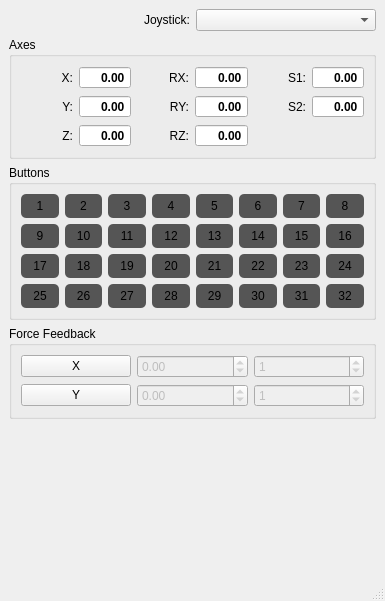
<?xml version="1.0" encoding="UTF-8"?>
<ui version="4.0">
 <class>MainWindow</class>
 <widget class="QMainWindow" name="MainWindow">
  <property name="geometry">
   <rect>
    <x>0</x>
    <y>0</y>
    <width>385</width>
    <height>601</height>
   </rect>
  </property>
  <property name="windowTitle">
   <string>SDL Haptic</string>
  </property>
  <widget class="QWidget" name="centralwidget">
   <layout class="QGridLayout" name="gridLayout_3">
    <item row="0" column="0">
     <widget class="QLabel" name="label">
      <property name="text">
       <string>Joystick:</string>
      </property>
      <property name="alignment">
       <set>Qt::AlignRight|Qt::AlignTrailing|Qt::AlignVCenter</set>
      </property>
     </widget>
    </item>
    <item row="0" column="1">
     <widget class="QComboBox" name="comboBoxJoysticks"/>
    </item>
    <item row="1" column="0" colspan="2">
     <widget class="QGroupBox" name="groupBox">
      <property name="title">
       <string>Axes</string>
      </property>
      <layout class="QGridLayout" name="gridLayout">
       <item row="0" column="0">
        <widget class="QLabel" name="label_2">
         <property name="text">
          <string>X:</string>
         </property>
         <property name="alignment">
          <set>Qt::AlignRight|Qt::AlignTrailing|Qt::AlignVCenter</set>
         </property>
        </widget>
       </item>
       <item row="0" column="1">
        <widget class="QDoubleSpinBox" name="spinBoxX">
         <property name="font">
          <font>
           <bold>true</bold>
          </font>
         </property>
         <property name="focusPolicy">
          <enum>Qt::NoFocus</enum>
         </property>
         <property name="alignment">
          <set>Qt::AlignRight|Qt::AlignTrailing|Qt::AlignVCenter</set>
         </property>
         <property name="readOnly">
          <bool>true</bool>
         </property>
         <property name="buttonSymbols">
          <enum>QAbstractSpinBox::NoButtons</enum>
         </property>
         <property name="minimum">
          <double>-1.000000000000000</double>
         </property>
         <property name="maximum">
          <double>1.000000000000000</double>
         </property>
        </widget>
       </item>
       <item row="0" column="2">
        <widget class="QLabel" name="label_5">
         <property name="text">
          <string>RX:</string>
         </property>
         <property name="alignment">
          <set>Qt::AlignRight|Qt::AlignTrailing|Qt::AlignVCenter</set>
         </property>
        </widget>
       </item>
       <item row="0" column="3">
        <widget class="QDoubleSpinBox" name="spinBoxRX">
         <property name="font">
          <font>
           <bold>true</bold>
          </font>
         </property>
         <property name="focusPolicy">
          <enum>Qt::NoFocus</enum>
         </property>
         <property name="alignment">
          <set>Qt::AlignRight|Qt::AlignTrailing|Qt::AlignVCenter</set>
         </property>
         <property name="readOnly">
          <bool>true</bool>
         </property>
         <property name="buttonSymbols">
          <enum>QAbstractSpinBox::NoButtons</enum>
         </property>
         <property name="minimum">
          <double>-1.000000000000000</double>
         </property>
         <property name="maximum">
          <double>1.000000000000000</double>
         </property>
        </widget>
       </item>
       <item row="0" column="4">
        <widget class="QLabel" name="label_8">
         <property name="text">
          <string>S1:</string>
         </property>
         <property name="alignment">
          <set>Qt::AlignRight|Qt::AlignTrailing|Qt::AlignVCenter</set>
         </property>
        </widget>
       </item>
       <item row="0" column="5">
        <widget class="QDoubleSpinBox" name="spinBoxSlider1">
         <property name="font">
          <font>
           <bold>true</bold>
          </font>
         </property>
         <property name="focusPolicy">
          <enum>Qt::NoFocus</enum>
         </property>
         <property name="alignment">
          <set>Qt::AlignRight|Qt::AlignTrailing|Qt::AlignVCenter</set>
         </property>
         <property name="readOnly">
          <bool>true</bool>
         </property>
         <property name="buttonSymbols">
          <enum>QAbstractSpinBox::NoButtons</enum>
         </property>
         <property name="minimum">
          <double>-1.000000000000000</double>
         </property>
         <property name="maximum">
          <double>1.000000000000000</double>
         </property>
        </widget>
       </item>
       <item row="1" column="0">
        <widget class="QLabel" name="label_3">
         <property name="text">
          <string>Y:</string>
         </property>
         <property name="alignment">
          <set>Qt::AlignRight|Qt::AlignTrailing|Qt::AlignVCenter</set>
         </property>
        </widget>
       </item>
       <item row="1" column="1">
        <widget class="QDoubleSpinBox" name="spinBoxY">
         <property name="font">
          <font>
           <bold>true</bold>
          </font>
         </property>
         <property name="focusPolicy">
          <enum>Qt::NoFocus</enum>
         </property>
         <property name="alignment">
          <set>Qt::AlignRight|Qt::AlignTrailing|Qt::AlignVCenter</set>
         </property>
         <property name="readOnly">
          <bool>true</bool>
         </property>
         <property name="buttonSymbols">
          <enum>QAbstractSpinBox::NoButtons</enum>
         </property>
         <property name="minimum">
          <double>-1.000000000000000</double>
         </property>
         <property name="maximum">
          <double>1.000000000000000</double>
         </property>
        </widget>
       </item>
       <item row="1" column="2">
        <widget class="QLabel" name="label_7">
         <property name="text">
          <string>RY:</string>
         </property>
         <property name="alignment">
          <set>Qt::AlignRight|Qt::AlignTrailing|Qt::AlignVCenter</set>
         </property>
        </widget>
       </item>
       <item row="1" column="3">
        <widget class="QDoubleSpinBox" name="spinBoxRY">
         <property name="font">
          <font>
           <bold>true</bold>
          </font>
         </property>
         <property name="focusPolicy">
          <enum>Qt::NoFocus</enum>
         </property>
         <property name="alignment">
          <set>Qt::AlignRight|Qt::AlignTrailing|Qt::AlignVCenter</set>
         </property>
         <property name="readOnly">
          <bool>true</bool>
         </property>
         <property name="buttonSymbols">
          <enum>QAbstractSpinBox::NoButtons</enum>
         </property>
         <property name="minimum">
          <double>-1.000000000000000</double>
         </property>
         <property name="maximum">
          <double>1.000000000000000</double>
         </property>
        </widget>
       </item>
       <item row="1" column="4">
        <widget class="QLabel" name="label_9">
         <property name="text">
          <string>S2:</string>
         </property>
         <property name="alignment">
          <set>Qt::AlignRight|Qt::AlignTrailing|Qt::AlignVCenter</set>
         </property>
        </widget>
       </item>
       <item row="1" column="5">
        <widget class="QDoubleSpinBox" name="spinBoxSlider2">
         <property name="font">
          <font>
           <bold>true</bold>
          </font>
         </property>
         <property name="focusPolicy">
          <enum>Qt::NoFocus</enum>
         </property>
         <property name="alignment">
          <set>Qt::AlignRight|Qt::AlignTrailing|Qt::AlignVCenter</set>
         </property>
         <property name="readOnly">
          <bool>true</bool>
         </property>
         <property name="buttonSymbols">
          <enum>QAbstractSpinBox::NoButtons</enum>
         </property>
         <property name="minimum">
          <double>-1.000000000000000</double>
         </property>
         <property name="maximum">
          <double>1.000000000000000</double>
         </property>
        </widget>
       </item>
       <item row="2" column="0">
        <widget class="QLabel" name="label_4">
         <property name="text">
          <string>Z:</string>
         </property>
         <property name="alignment">
          <set>Qt::AlignRight|Qt::AlignTrailing|Qt::AlignVCenter</set>
         </property>
        </widget>
       </item>
       <item row="2" column="1">
        <widget class="QDoubleSpinBox" name="spinBoxZ">
         <property name="font">
          <font>
           <bold>true</bold>
          </font>
         </property>
         <property name="focusPolicy">
          <enum>Qt::NoFocus</enum>
         </property>
         <property name="alignment">
          <set>Qt::AlignRight|Qt::AlignTrailing|Qt::AlignVCenter</set>
         </property>
         <property name="readOnly">
          <bool>true</bool>
         </property>
         <property name="buttonSymbols">
          <enum>QAbstractSpinBox::NoButtons</enum>
         </property>
         <property name="minimum">
          <double>-1.000000000000000</double>
         </property>
         <property name="maximum">
          <double>1.000000000000000</double>
         </property>
        </widget>
       </item>
       <item row="2" column="2">
        <widget class="QLabel" name="label_6">
         <property name="text">
          <string>RZ:</string>
         </property>
         <property name="alignment">
          <set>Qt::AlignRight|Qt::AlignTrailing|Qt::AlignVCenter</set>
         </property>
        </widget>
       </item>
       <item row="2" column="3">
        <widget class="QDoubleSpinBox" name="spinBoxRZ">
         <property name="font">
          <font>
           <bold>true</bold>
          </font>
         </property>
         <property name="focusPolicy">
          <enum>Qt::NoFocus</enum>
         </property>
         <property name="alignment">
          <set>Qt::AlignRight|Qt::AlignTrailing|Qt::AlignVCenter</set>
         </property>
         <property name="readOnly">
          <bool>true</bool>
         </property>
         <property name="buttonSymbols">
          <enum>QAbstractSpinBox::NoButtons</enum>
         </property>
         <property name="minimum">
          <double>-1.000000000000000</double>
         </property>
         <property name="maximum">
          <double>1.000000000000000</double>
         </property>
        </widget>
       </item>
      </layout>
     </widget>
    </item>
    <item row="2" column="0" colspan="2">
     <widget class="QGroupBox" name="groupBox_2">
      <property name="enabled">
       <bool>true</bool>
      </property>
      <property name="styleSheet">
       <string notr="true">QPushButton:disabled 
{
	padding: 5px;
	background-color: #555;
	border-radius: 5px;
	color: #000;
}

QPushButton:disabled:pressed
{
	background-color: #ff0;
}

QPushButton:disabled:checked 
{
	background-color: #0f0;
}</string>
      </property>
      <property name="title">
       <string>Buttons</string>
      </property>
      <layout class="QGridLayout" name="gridLayout_2">
       <item row="0" column="0">
        <widget class="QPushButton" name="pushButton_1">
         <property name="enabled">
          <bool>false</bool>
         </property>
         <property name="text">
          <string>1</string>
         </property>
         <property name="checkable">
          <bool>true</bool>
         </property>
         <property name="checked">
          <bool>false</bool>
         </property>
        </widget>
       </item>
       <item row="0" column="1">
        <widget class="QPushButton" name="pushButton_2">
         <property name="enabled">
          <bool>false</bool>
         </property>
         <property name="text">
          <string>2</string>
         </property>
         <property name="checkable">
          <bool>true</bool>
         </property>
         <property name="checked">
          <bool>false</bool>
         </property>
        </widget>
       </item>
       <item row="0" column="2">
        <widget class="QPushButton" name="pushButton_3">
         <property name="enabled">
          <bool>false</bool>
         </property>
         <property name="text">
          <string>3</string>
         </property>
         <property name="checkable">
          <bool>true</bool>
         </property>
         <property name="checked">
          <bool>false</bool>
         </property>
        </widget>
       </item>
       <item row="0" column="3">
        <widget class="QPushButton" name="pushButton_4">
         <property name="enabled">
          <bool>false</bool>
         </property>
         <property name="text">
          <string>4</string>
         </property>
         <property name="checkable">
          <bool>true</bool>
         </property>
         <property name="checked">
          <bool>false</bool>
         </property>
        </widget>
       </item>
       <item row="0" column="4">
        <widget class="QPushButton" name="pushButton_5">
         <property name="enabled">
          <bool>false</bool>
         </property>
         <property name="text">
          <string>5</string>
         </property>
         <property name="checkable">
          <bool>true</bool>
         </property>
         <property name="checked">
          <bool>false</bool>
         </property>
        </widget>
       </item>
       <item row="0" column="5">
        <widget class="QPushButton" name="pushButton_6">
         <property name="enabled">
          <bool>false</bool>
         </property>
         <property name="text">
          <string>6</string>
         </property>
         <property name="checkable">
          <bool>true</bool>
         </property>
         <property name="checked">
          <bool>false</bool>
         </property>
        </widget>
       </item>
       <item row="0" column="6">
        <widget class="QPushButton" name="pushButton_7">
         <property name="enabled">
          <bool>false</bool>
         </property>
         <property name="text">
          <string>7</string>
         </property>
         <property name="checkable">
          <bool>true</bool>
         </property>
         <property name="checked">
          <bool>false</bool>
         </property>
        </widget>
       </item>
       <item row="0" column="7">
        <widget class="QPushButton" name="pushButton_8">
         <property name="enabled">
          <bool>false</bool>
         </property>
         <property name="text">
          <string>8</string>
         </property>
         <property name="checkable">
          <bool>true</bool>
         </property>
         <property name="checked">
          <bool>false</bool>
         </property>
        </widget>
       </item>
       <item row="1" column="0">
        <widget class="QPushButton" name="pushButton_9">
         <property name="enabled">
          <bool>false</bool>
         </property>
         <property name="text">
          <string>9</string>
         </property>
         <property name="checkable">
          <bool>true</bool>
         </property>
         <property name="checked">
          <bool>false</bool>
         </property>
        </widget>
       </item>
       <item row="1" column="1">
        <widget class="QPushButton" name="pushButton_10">
         <property name="enabled">
          <bool>false</bool>
         </property>
         <property name="text">
          <string>10</string>
         </property>
         <property name="checkable">
          <bool>true</bool>
         </property>
         <property name="checked">
          <bool>false</bool>
         </property>
        </widget>
       </item>
       <item row="1" column="2">
        <widget class="QPushButton" name="pushButton_11">
         <property name="enabled">
          <bool>false</bool>
         </property>
         <property name="text">
          <string>11</string>
         </property>
         <property name="checkable">
          <bool>true</bool>
         </property>
         <property name="checked">
          <bool>false</bool>
         </property>
        </widget>
       </item>
       <item row="1" column="3">
        <widget class="QPushButton" name="pushButton_12">
         <property name="enabled">
          <bool>false</bool>
         </property>
         <property name="text">
          <string>12</string>
         </property>
         <property name="checkable">
          <bool>true</bool>
         </property>
         <property name="checked">
          <bool>false</bool>
         </property>
        </widget>
       </item>
       <item row="1" column="4">
        <widget class="QPushButton" name="pushButton_13">
         <property name="enabled">
          <bool>false</bool>
         </property>
         <property name="text">
          <string>13</string>
         </property>
         <property name="checkable">
          <bool>true</bool>
         </property>
         <property name="checked">
          <bool>false</bool>
         </property>
        </widget>
       </item>
       <item row="1" column="5">
        <widget class="QPushButton" name="pushButton_14">
         <property name="enabled">
          <bool>false</bool>
         </property>
         <property name="text">
          <string>14</string>
         </property>
         <property name="checkable">
          <bool>true</bool>
         </property>
         <property name="checked">
          <bool>false</bool>
         </property>
        </widget>
       </item>
       <item row="1" column="6">
        <widget class="QPushButton" name="pushButton_15">
         <property name="enabled">
          <bool>false</bool>
         </property>
         <property name="text">
          <string>15</string>
         </property>
         <property name="checkable">
          <bool>true</bool>
         </property>
         <property name="checked">
          <bool>false</bool>
         </property>
        </widget>
       </item>
       <item row="1" column="7">
        <widget class="QPushButton" name="pushButton_16">
         <property name="enabled">
          <bool>false</bool>
         </property>
         <property name="text">
          <string>16</string>
         </property>
         <property name="checkable">
          <bool>true</bool>
         </property>
         <property name="checked">
          <bool>false</bool>
         </property>
        </widget>
       </item>
       <item row="2" column="0">
        <widget class="QPushButton" name="pushButton_17">
         <property name="enabled">
          <bool>false</bool>
         </property>
         <property name="text">
          <string>17</string>
         </property>
         <property name="checkable">
          <bool>true</bool>
         </property>
         <property name="checked">
          <bool>false</bool>
         </property>
        </widget>
       </item>
       <item row="2" column="1">
        <widget class="QPushButton" name="pushButton_18">
         <property name="enabled">
          <bool>false</bool>
         </property>
         <property name="text">
          <string>18</string>
         </property>
         <property name="checkable">
          <bool>true</bool>
         </property>
         <property name="checked">
          <bool>false</bool>
         </property>
        </widget>
       </item>
       <item row="2" column="2">
        <widget class="QPushButton" name="pushButton_19">
         <property name="enabled">
          <bool>false</bool>
         </property>
         <property name="text">
          <string>19</string>
         </property>
         <property name="checkable">
          <bool>true</bool>
         </property>
         <property name="checked">
          <bool>false</bool>
         </property>
        </widget>
       </item>
       <item row="2" column="3">
        <widget class="QPushButton" name="pushButton_20">
         <property name="enabled">
          <bool>false</bool>
         </property>
         <property name="text">
          <string>20</string>
         </property>
         <property name="checkable">
          <bool>true</bool>
         </property>
         <property name="checked">
          <bool>false</bool>
         </property>
        </widget>
       </item>
       <item row="2" column="4">
        <widget class="QPushButton" name="pushButton_21">
         <property name="enabled">
          <bool>false</bool>
         </property>
         <property name="text">
          <string>21</string>
         </property>
         <property name="checkable">
          <bool>true</bool>
         </property>
         <property name="checked">
          <bool>false</bool>
         </property>
        </widget>
       </item>
       <item row="2" column="5">
        <widget class="QPushButton" name="pushButton_22">
         <property name="enabled">
          <bool>false</bool>
         </property>
         <property name="text">
          <string>22</string>
         </property>
         <property name="checkable">
          <bool>true</bool>
         </property>
         <property name="checked">
          <bool>false</bool>
         </property>
        </widget>
       </item>
       <item row="2" column="6">
        <widget class="QPushButton" name="pushButton_23">
         <property name="enabled">
          <bool>false</bool>
         </property>
         <property name="text">
          <string>23</string>
         </property>
         <property name="checkable">
          <bool>true</bool>
         </property>
         <property name="checked">
          <bool>false</bool>
         </property>
        </widget>
       </item>
       <item row="2" column="7">
        <widget class="QPushButton" name="pushButton_24">
         <property name="enabled">
          <bool>false</bool>
         </property>
         <property name="text">
          <string>24</string>
         </property>
         <property name="checkable">
          <bool>true</bool>
         </property>
         <property name="checked">
          <bool>false</bool>
         </property>
        </widget>
       </item>
       <item row="3" column="0">
        <widget class="QPushButton" name="pushButton_25">
         <property name="enabled">
          <bool>false</bool>
         </property>
         <property name="text">
          <string>25</string>
         </property>
         <property name="checkable">
          <bool>true</bool>
         </property>
         <property name="checked">
          <bool>false</bool>
         </property>
        </widget>
       </item>
       <item row="3" column="1">
        <widget class="QPushButton" name="pushButton_26">
         <property name="enabled">
          <bool>false</bool>
         </property>
         <property name="text">
          <string>26</string>
         </property>
         <property name="checkable">
          <bool>true</bool>
         </property>
         <property name="checked">
          <bool>false</bool>
         </property>
        </widget>
       </item>
       <item row="3" column="2">
        <widget class="QPushButton" name="pushButton_27">
         <property name="enabled">
          <bool>false</bool>
         </property>
         <property name="text">
          <string>27</string>
         </property>
         <property name="checkable">
          <bool>true</bool>
         </property>
         <property name="checked">
          <bool>false</bool>
         </property>
        </widget>
       </item>
       <item row="3" column="3">
        <widget class="QPushButton" name="pushButton_28">
         <property name="enabled">
          <bool>false</bool>
         </property>
         <property name="text">
          <string>28</string>
         </property>
         <property name="checkable">
          <bool>true</bool>
         </property>
         <property name="checked">
          <bool>false</bool>
         </property>
        </widget>
       </item>
       <item row="3" column="4">
        <widget class="QPushButton" name="pushButton_29">
         <property name="enabled">
          <bool>false</bool>
         </property>
         <property name="text">
          <string>29</string>
         </property>
         <property name="checkable">
          <bool>true</bool>
         </property>
         <property name="checked">
          <bool>false</bool>
         </property>
        </widget>
       </item>
       <item row="3" column="5">
        <widget class="QPushButton" name="pushButton_30">
         <property name="enabled">
          <bool>false</bool>
         </property>
         <property name="text">
          <string>30</string>
         </property>
         <property name="checkable">
          <bool>true</bool>
         </property>
         <property name="checked">
          <bool>false</bool>
         </property>
        </widget>
       </item>
       <item row="3" column="6">
        <widget class="QPushButton" name="pushButton_31">
         <property name="enabled">
          <bool>false</bool>
         </property>
         <property name="text">
          <string>31</string>
         </property>
         <property name="checkable">
          <bool>true</bool>
         </property>
         <property name="checked">
          <bool>false</bool>
         </property>
        </widget>
       </item>
       <item row="3" column="7">
        <widget class="QPushButton" name="pushButton_32">
         <property name="enabled">
          <bool>false</bool>
         </property>
         <property name="text">
          <string>32</string>
         </property>
         <property name="checkable">
          <bool>true</bool>
         </property>
         <property name="checked">
          <bool>false</bool>
         </property>
        </widget>
       </item>
      </layout>
     </widget>
    </item>
    <item row="3" column="0" colspan="2">
     <widget class="QGroupBox" name="groupBoxForceFeedback">
      <property name="minimumSize">
       <size>
        <width>0</width>
        <height>0</height>
       </size>
      </property>
      <property name="title">
       <string>Force Feedback</string>
      </property>
      <layout class="QGridLayout" name="gridLayout_4">
       <item row="0" column="0">
        <widget class="QPushButton" name="pushButtonForceX">
         <property name="text">
          <string>X</string>
         </property>
         <property name="checkable">
          <bool>true</bool>
         </property>
        </widget>
       </item>
       <item row="0" column="1">
        <widget class="QDoubleSpinBox" name="doubleSpinBoxForceX">
         <property name="enabled">
          <bool>false</bool>
         </property>
         <property name="minimum">
          <double>-1.000000000000000</double>
         </property>
         <property name="maximum">
          <double>1.000000000000000</double>
         </property>
         <property name="singleStep">
          <double>0.010000000000000</double>
         </property>
        </widget>
       </item>
       <item row="0" column="2">
        <widget class="QDoubleSpinBox" name="doubleSpinBoxForceCoefX">
         <property name="enabled">
          <bool>false</bool>
         </property>
         <property name="decimals">
          <number>0</number>
         </property>
         <property name="minimum">
          <double>0.000000000000000</double>
         </property>
         <property name="maximum">
          <double>10000.000000000000000</double>
         </property>
         <property name="value">
          <double>1.000000000000000</double>
         </property>
        </widget>
       </item>
       <item row="1" column="0">
        <widget class="QPushButton" name="pushButtonForceY">
         <property name="text">
          <string>Y</string>
         </property>
         <property name="checkable">
          <bool>true</bool>
         </property>
        </widget>
       </item>
       <item row="1" column="1">
        <widget class="QDoubleSpinBox" name="doubleSpinBoxForceY">
         <property name="enabled">
          <bool>false</bool>
         </property>
         <property name="minimum">
          <double>-1.000000000000000</double>
         </property>
         <property name="maximum">
          <double>1.000000000000000</double>
         </property>
         <property name="singleStep">
          <double>0.010000000000000</double>
         </property>
        </widget>
       </item>
       <item row="1" column="2">
        <widget class="QDoubleSpinBox" name="doubleSpinBoxForceCoefY">
         <property name="enabled">
          <bool>false</bool>
         </property>
         <property name="decimals">
          <number>0</number>
         </property>
         <property name="minimum">
          <double>0.000000000000000</double>
         </property>
         <property name="maximum">
          <double>10000.000000000000000</double>
         </property>
         <property name="value">
          <double>1.000000000000000</double>
         </property>
        </widget>
       </item>
      </layout>
     </widget>
    </item>
    <item row="4" column="0" colspan="2">
     <spacer name="verticalSpacer">
      <property name="orientation">
       <enum>Qt::Vertical</enum>
      </property>
      <property name="sizeHint" stdset="0">
       <size>
        <width>360</width>
        <height>10</height>
       </size>
      </property>
     </spacer>
    </item>
   </layout>
  </widget>
  <widget class="QMenuBar" name="menubar">
   <property name="geometry">
    <rect>
     <x>0</x>
     <y>0</y>
     <width>385</width>
     <height>20</height>
    </rect>
   </property>
  </widget>
  <widget class="QStatusBar" name="statusbar"/>
 </widget>
 <resources/>
 <connections/>
</ui>
